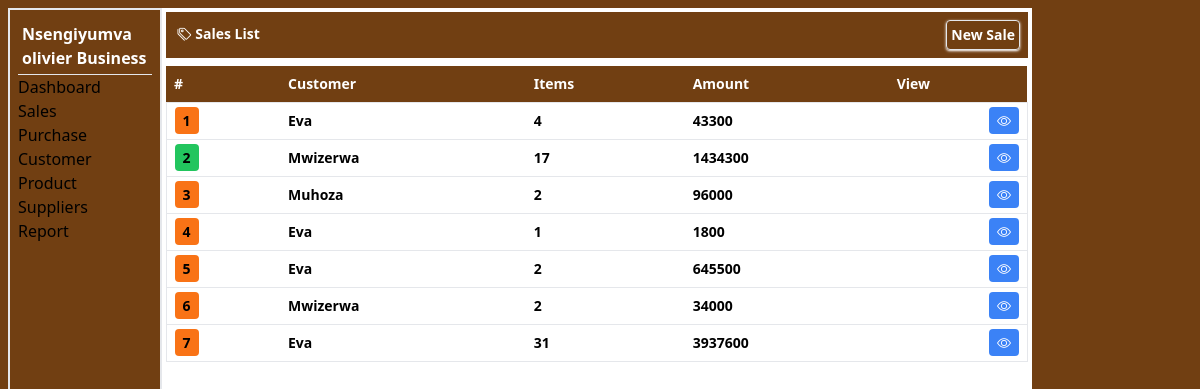
Screenshot of /pages/sales (signed in) with the database file from the repository.
### tables this page shows
CREATE TABLE `customer` (
  `name` varchar(255) NOT NULL,
  `phone` text NOT NULL,
  `c_id` int(11) NOT NULL,
  `business` int(11) NOT NULL,
  `location` varchar(255) NOT NULL,
  `created_at` datetime NOT NULL DEFAULT current_timestamp()
);

CREATE TABLE `salles` (
  `customer` int(255) DEFAULT NULL,
  `products` int(255) DEFAULT NULL,
  `status` int(11) DEFAULT NULL,
  `sale_id` int(11) NOT NULL,
  `discount` double DEFAULT NULL,
  `salles_date` datetime NOT NULL DEFAULT current_timestamp(),
  `pm` char(1) NOT NULL,
  `business` int(11) NOT NULL,
  `debit` double NOT NULL,
  `sale` int(11) NOT NULL,
  `ammount` double NOT NULL
);

### pages/sales.php (the view, shortened to what this page needs)
<?php
include("connection.php");
?>
<!DOCTYPE html>
<html lang="en">
<head>
    <script src="../plugins/css/tailwindcss.js"></script>
    <link rel="stylesheet" href="../plugins/icons/bootstrap-icons.css">
</head>
<body>
    <div class="container-fluid h-[100%]">
        <div class="flex w-full p-2 bg-yellow-900 justify-between"><h1 class="text-white font-bold text-sm p-1"><i class="bi bi-tags"></i> Sales List</h1> <a href="add_sale" class="font-bold text-white p-1 border shadow shadow-white rounded text-sm">New Sale</a></div>
        <div class="table-responsive w-full overflow-y-auto my-2">
            <table class="w-full border-collapse [&_td]:p-2 text-sm font-bold [&_th]:text-left [&_th]:p-2">
                <thead class="bg-yellow-900 text-white text-sm"><tr>
                    <th>#</th>
                    <th class="">Customer</th>
                    <th>Items</th>
                    <th>Amount</th>
                    <th class="text-right">View</th>
                </tr></thead>
                <tbody>
                    <?php
                    $no=0;
                    $business= $_SESSION['user'];
                    $select = $conn->prepare("SELECT * FROM customer,salles where customer.business=? and salles.business=? and customer.c_id=salles.customer");
                    $select->bind_param("ii",$business,$business);
                    $select->execute();
                    $result=$select->get_result();
                    while ($a= $result->fetch_assoc()) {
                        $no++;
                        ?>
                        <tr class="border hover:bg-gray-200">
                            <?php
                            if ($a['status'] ==1) {
                                ?>
                              <td><span class="bg-green-500 p-1 px-2 rounded"><?php echo $no ?></span></td>
                               <?php
                            }
                            else{
                                ?>
                                <td><span class="bg-orange-500 p-1 px-2 rounded"><?php echo $no ?></span></td>
                                <?php
                            }
                            ?>
                            <td><?php echo $a['name'] ?></td>
                            <td><?php echo $a['products'] ?></td>
                            <td><?php echo $a['ammount'] ?></td>
                            <td class="text-right "><a href="sale_view?sale=<?php echo $a['sale_id']?>" class="text-white bg-blue-500 rounded p-1 text-sm px-2"><i class="bi bi-eye"></i></a></td>
                        </tr>
                        <?php
                    }
                    ?>
                </tbody>
            </table>
        </div>
    </div>
</body>
</html>

### rows the page displays
customer: name "Eva", salles.products "4", salles.ammount "43300", salles.products "1", salles.ammount "1800", salles.products "2", salles.ammount "645500", salles.products "31", salles.ammount "3937600"
customer: name "Mwizerwa", salles.products "17", salles.ammount "1434300", salles.products "2", salles.ammount "34000"
customer: name "Muhoza", salles.products "2", salles.ammount "96000"

### other values shown
$_SESSION['business'] "Nsengiyumva olivier Business"
